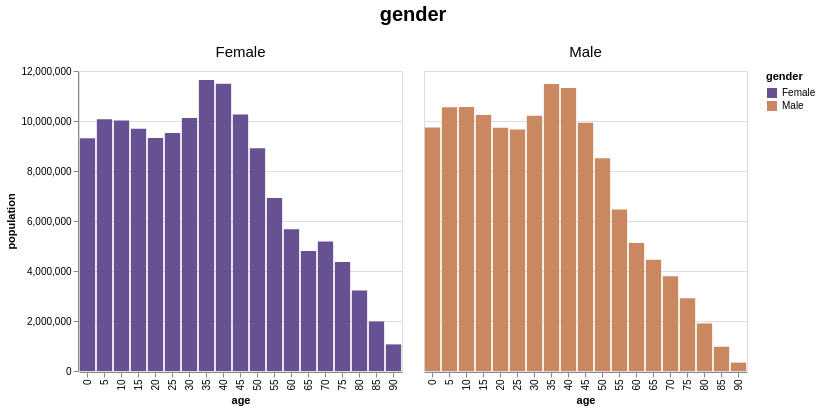

Vega-Lite specification stored for this chart:
### Vega-Lite specification from a JSON file in a GitHub repository (floating-point values rounded to 4 significant figures; data arrays with more than 128 entries replaced by an {"elided": "..."} marker saying what was removed)
{"$schema": "https://vega.github.io/schema/vega-lite/v4.json", "description": "A trellis bar chart showing the US population distribution of age groups and gender in 2000.", "data": {"values": {"elided": "570 records"}}, "transform": [{"filter": "datum.year == 2000"}, {"calculate": "datum.sex == 2 ? 'Female' : 'Male'", "as": "gender"}], "width": {"step": 17}, "mark": "bar", "encoding": {"column": {"field": "gender", "header": {"titleFontSize": 20, "labelFontSize": 15}}, "y": {"aggregate": "sum", "field": "people", "title": "population"}, "x": {"field": "age", "type": "ordinal"}, "color": {"field": "gender", "scale": {"range": ["#675193", "#ca8861"]}}}}
